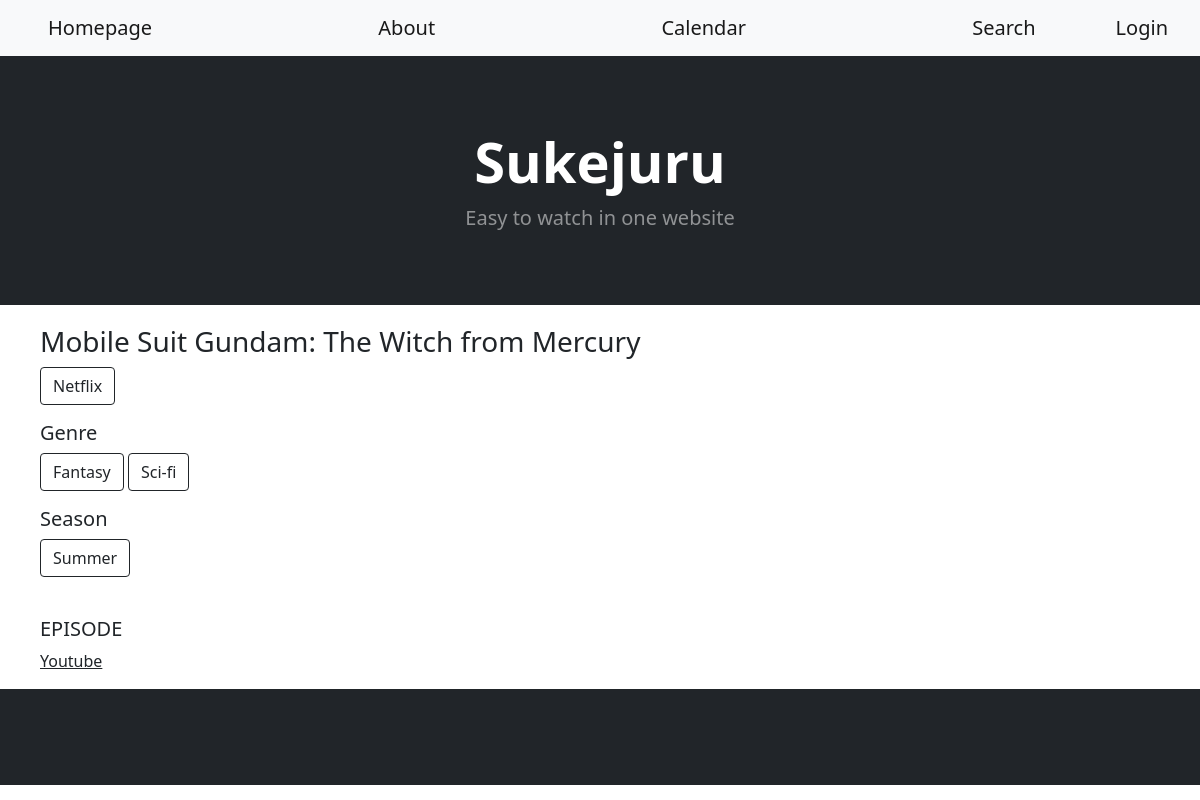
/home/7, run on the app's committed database.
### sekujuru_app/models.py (models this page shows, shortened)
class Anime(models.Model):
    anime_id = models.IntegerField(primary_key=True)
    anime_name = models.CharField(max_length=99)
    anime_image = models.CharField(max_length=999, default="https://upload.wikimedia.org/wikipedia/commons/thumb/d/d1/Image_not_available.png/640px-Image_not_available.png")
    description = models.CharField(max_length=999, default="-")
    platform = models.ManyToManyField(AnimePlatform, default=None)
    day = models.ManyToManyField(Day)
    time = models.TimeField()
    genre = models.ManyToManyField(Genre)
    season = models.ManyToManyField(Season)
    rating = models.IntegerField(default=5)

class AnimePlatform(models.Model):
    name = models.CharField(max_length=99)
    premium = models.BooleanField(default=False)
    def __str__(self):
        return f'{self.name}'

class Genre(models.Model):
    name = models.CharField(max_length=99)

class Season(models.Model):
    name = models.CharField(max_length=99)

### sekujuru_app/views.py (the view)
# urls.py: path('home/<int:id>', app_views.anime_page, name='anime_page'),
def anime_page(request, id):
    anime = Anime.objects.get(anime_id=id)
    for i in AnimePlatform.objects.all():
        ep = Episode.objects.filter(anime_id=id, platform_id=i.id)
        ani_got = AnimePlatform.objects.filter(anime=id, name=i.name)   # ดึงข้อมูลของ platform ทีละอัน
        if ep.exists() and not ani_got.exists():
            temp = AnimePlatform.objects.get(name=i.name)
            anime.platform.add(temp)
    c_platform = None
    episode = None
    if request.method == "GET":
        platform = request.GET.get("platform")
        try:
            c_platform = AnimePlatform.objects.get(name=platform)
            episode = Episode.objects.filter(anime_id=id, platform_id=c_platform.id)
        except:
            c_platform = AnimePlatform.objects.all().first()
            episode = Episode.objects.filter(anime_id=id, platform_id=c_platform.id)
    anime_platform = AnimePlatform.objects.filter(anime=id)
    context = {
        "anime": anime,
        "platform": anime_platform,
        "current_platform": c_platform,
        "genre": Genre.objects.filter(anime=id),
        "season": Season.objects.filter(anime=id),
        "episode": episode,
    }
    return render(request, 'Home/anime_page.html', context)

### sekujuru_app/templates/Home/anime_page.html (shortened to what this page needs)
{% extends 'layout.html' %}
{% load static %}
{% block content %}
<body>
    <div style="padding-left : 40px ; padding-top : 20px">
        <h3>{{anime.anime_name}}</h3>
        <form action="{% url 'anime_page' anime.anime_id %}" method="get">
            {% for pf in platform%}
            <input class="btn btn-outline-dark mt-auto" type="submit" value={{pf.name}} name="platform">
            {% endfor %}
        </form>
        <h5>Genre</h5>
        <form action="{% url 'search' %}" method="get">
        {% for gn in genre %}
            <input class="btn btn-outline-dark mt-auto" type="submit" value={{gn.name}} name="genre">
        {% endfor %}
        </form>
        <h5>Season</h5>
        <form action="{% url 'search' %}" method="get">
            {% for ss in season %}
            <input class="btn btn-outline-dark mt-auto" type="submit" value={{ss.name}} name="season">
            {% endfor %}
        </form>
        <br>
        <h5>EPISODE</h5> <p><u>{{current_platform}}</u></p>
    </div>
</body>
{% endblock %}

### data on the page
Anime: anime_name "Mobile Suit Gundam: The Witch from Mercury"
AnimePlatform: platform "Netflix"
Genre: genre "Fantasy"
Genre: genre "Sci-fi"
Season: season "Summer"
AnimePlatform: name "Youtube"
